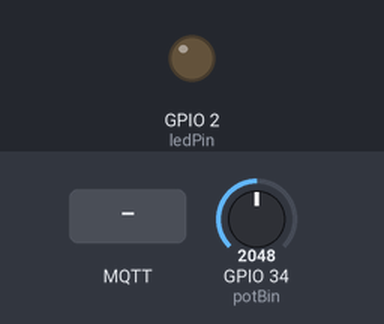
This program was run on a simulated ESP32. On the bench: output pins drawn as LEDs (lit = HIGH). The inputs (shaded band) are chosen by the test bench; at power-on: GPIO 34 (potBin) = 2048. WiFi joins after 1.5 s; servers stay silent unless stated; no MQTT or app messages arrive unless stated; what the program prints to the serial monitor is not drawn.

Above: at 3.7 s.
3.8 s: MQTT message "auto" arrives on the first subscribed topic
At 4.9 s:
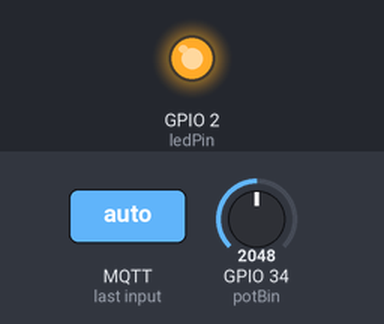
6.8 s: GPIO 34 (potBin) set to 3971
8.3 s: GPIO 34 (potBin) set to 4053
At 9.5 s:
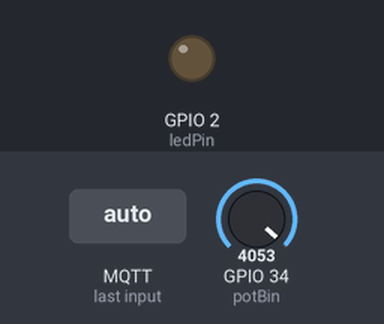
9.8 s: GPIO 34 (potBin) set to 3960
At 10.6 s:
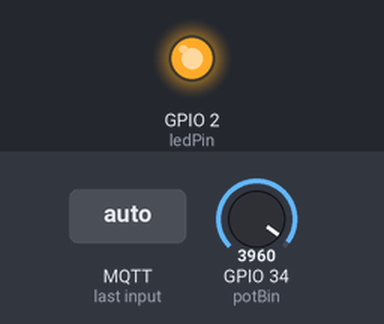
Timing chart, 0 to 12.8 s (numbered marks = the images above; inputs shaded):
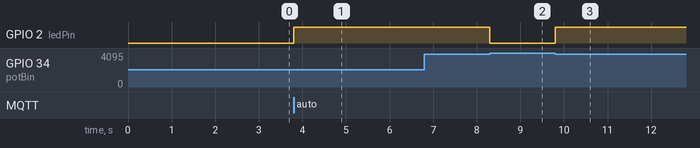

The program:

main.cpp
```cpp
#include <Arduino.h>
#include <WiFiClient.h>
#include <WiFi.h>
#include <PubSubClient.h>

const char *ssid = "Dienthoaicuabau";//SSID  wifi
const char *password = "anhbau123";//passwword wifi
const char *mqtt_server = "192.168.11.99";//địa chỉ IP MQTT Broker
const int mqtt_port = 1883;
const char *mqtt_id = "esp322";
const int potBin=34;
double quangtro=0;
long lastMsg = 0;
const int ledPin = 2;
boolean a=0;
boolean b=0;

WiFiClient client;
PubSubClient mqtt_client(client);

//thuc hien khi co message gui den topic
void callback(char *topic, byte *message, unsigned int length)
{
  Serial.print(topic);
  String messageLight;

  //đọc message gán vào messageLight
    for (int i = 0; i < length; i++) {
    messageLight += (char)message[i];
  }
  //gui data  den topic de chon che do dieu khien
  if (String(topic) == "livingroom/light") {

    if(messageLight == "manual"){
      a=0;
      Serial.println("Mode: manual");

    }
    else if(messageLight == "auto"){
      Serial.println("Mode: auto");

      a=1;
    }
  }

  //gui data den topic de chon trang thai led
    if(String(topic) == "livingroom/light"){
  if(a==0){

        if(messageLight == "on"){
      Serial.println("Control: ON");

          digitalWrite(ledPin, HIGH);
          mqtt_client.publish("lamp","on");//publish "on" đến topic "lamp"
        } else if( messageLight == "off"){
      Serial.println("Control: OFFF");

          digitalWrite(ledPin, LOW);
          mqtt_client.publish("lamp","off");//publish "off" đến topic "lamp"
        }
       }
  }
}

void setup()
{
  Serial.begin(9600);
  Serial.print("Connecting to Wifi... ");
  Serial.print(ssid);
  Serial.println();
  WiFi.begin(ssid, password);//ket noi wifi
  while (WiFi.status() != WL_CONNECTED)
  {
    delay(500);
    Serial.print(".");
  }
  Serial.print("Connected to Wifi ");
  Serial.println(ssid);
  Serial.print("IP Address: ");
  Serial.print(WiFi.localIP());
  Serial.println();
  delay(1000);

  mqtt_client.setServer(mqtt_server, mqtt_port);//ket noi mqtt server
  mqtt_client.setCallback(callback);

  Serial.println("Connecting to mqtt... ");
  while (!mqtt_client.connect(mqtt_id))
  {
    delay(500);
  }
  Serial.println("Connected to mqtt ");
  pinMode(ledPin, OUTPUT);
}


void loop()
{
  mqtt_client.subscribe("livingroom/light");//subcribe topic "livingroom/light"

  quangtro = analogRead(potBin);
  if(quangtro < 4000){
    b=0;
  }else {
    b=1;
  }
  if (a==1){
    if(b==0){
      digitalWrite(ledPin, HIGH);//den sang
      mqtt_client.publish("lamp","on");//publish message "on"đến topic "lamp"
    } else if(b==1){
      digitalWrite(ledPin, LOW);//den tat
      mqtt_client.publish("lamp","off");//publish message "off"đến topic "lamp"
    }
  }


  mqtt_client.loop();
  long now = millis();
  if (now - lastMsg > 2000) {
    lastMsg = now;

    //phu thuoc anh sang de hien thi "low" hoac "high"
  if(b==0){
   mqtt_client.publish("esp32/light","low");
  }else{
    mqtt_client.publish("esp32/light","high");
  }
  }

}
```

Measured:
- the behaviour switches between 3999 and 4000 on GPIO 34 (potBin) (found by bisection; images 1 and 2)
- after the input at 3.8 s, GPIO 2 (ledPin): LOW → HIGH at once
- after the input at 6.8 s, every drawn part: stays the same
- after the input at 8.3 s, GPIO 2 (ledPin): HIGH → LOW at once
- after the input at 9.8 s, GPIO 2 (ledPin): LOW → HIGH at once
